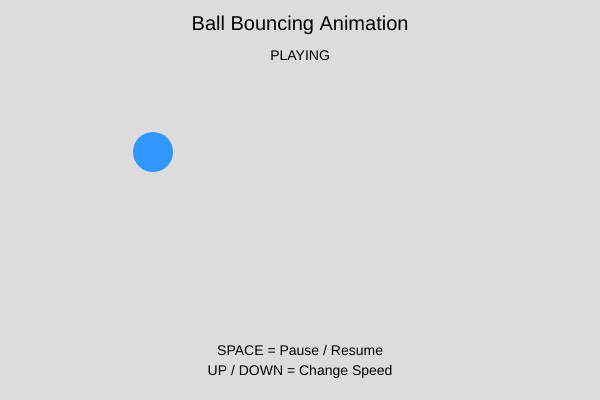
Frame 1 (no input)
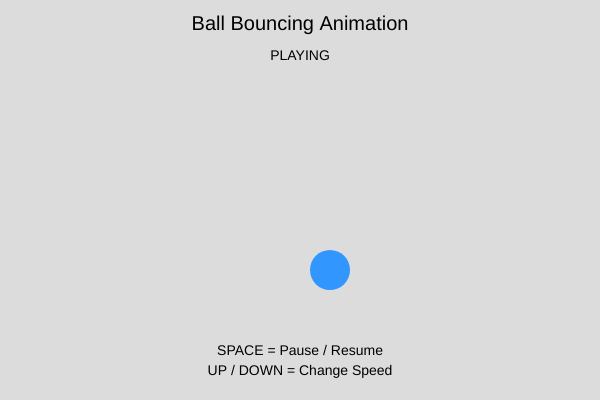
Frame 60 (no input)
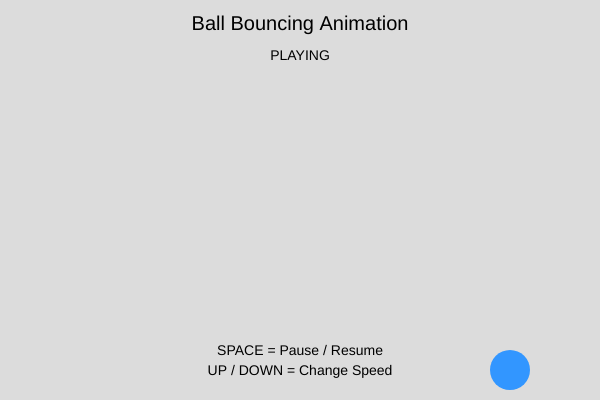
Frame 120 (the mouse pressed at the canvas centre since frame 60)

The p5.js sketch that drew these frames (run headless with seeded random() and noise() and a simulated clock; from frame 60 on, the mouse is pressed at the canvas centre):

// p5.js sketch
// ── sketch.js
let ballX = 150; 
let ballY = 150; 
let ballSize = 40; 
let speedX = 3; 
let speedY = 2; 
let isPaused = false; 

function setup() {
  createCanvas(600, 400); 
}

function draw() {
  background(220); 

  fill(0);
  textSize(20);
  textAlign(CENTER);
  text("Ball Bouncing Animation", width / 2, 30);

  if (!isPaused) {

    ballX += speedX;
    ballY += speedY;

    if (ballX + ballSize / 2 >= width || ballX - ballSize / 2 <= 0) {
      speedX *= -1;
    }

    if (ballY + ballSize / 2 >= height || ballY - ballSize / 2 <= 0) {
      speedY *= -1;
    }
  }

  fill(50, 150, 255);
  noStroke();
  circle(ballX, ballY, ballSize);

  fill(0);
  textSize(14);
  textAlign(CENTER);
  text("SPACE = Pause / Resume", width / 2, height - 45);
  text("UP / DOWN = Change Speed", width / 2, height - 25);

  text(isPaused ? "PAUSED" : "PLAYING", width / 2, 60);
}

function keyPressed() {

  if (key === ' ') {
    isPaused = !isPaused;
  }

  if (keyCode === UP_ARROW) {
    speedX *= 1.2;
    speedY *= 1.2;
  }

  if (keyCode === DOWN_ARROW) {
    speedX *= 0.8;
    speedY *= 0.8;
  }
}
